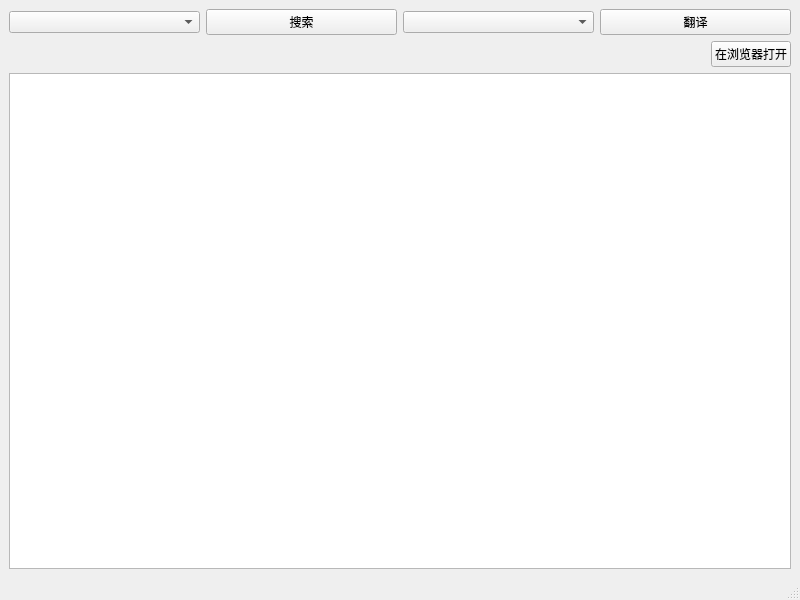
<?xml version="1.0" encoding="UTF-8"?>
<ui version="4.0">
 <class>MainWindow</class>
 <widget class="QMainWindow" name="MainWindow">
  <property name="windowModality">
   <enum>Qt::NonModal</enum>
  </property>
  <property name="geometry">
   <rect>
    <x>0</x>
    <y>0</y>
    <width>800</width>
    <height>600</height>
   </rect>
  </property>
  <property name="minimumSize">
   <size>
    <width>0</width>
    <height>0</height>
   </size>
  </property>
  <property name="windowTitle">
   <string>Information portal</string>
  </property>
  <widget class="QWidget" name="centralwidget">
   <layout class="QVBoxLayout" name="verticalLayout">
    <item>
     <layout class="QHBoxLayout" name="horizontalLayou">
      <item>
       <widget class="QComboBox" name="comboBox_1">
        <property name="layoutDirection">
         <enum>Qt::LeftToRight</enum>
        </property>
       </widget>
      </item>
      <item>
       <widget class="QPushButton" name="pushButton_1">
        <property name="text">
         <string>搜索</string>
        </property>
       </widget>
      </item>
      <item>
       <widget class="QComboBox" name="comboBox_2"/>
      </item>
      <item>
       <widget class="QPushButton" name="pushButton_2">
        <property name="text">
         <string>翻译</string>
        </property>
       </widget>
      </item>
     </layout>
    </item>
    <item>
     <layout class="QHBoxLayout" name="horizontalLayout" stretch="0,0">
      <item>
       <spacer name="horizontalSpacer">
        <property name="orientation">
         <enum>Qt::Horizontal</enum>
        </property>
        <property name="sizeHint" stdset="0">
         <size>
          <width>40</width>
          <height>20</height>
         </size>
        </property>
       </spacer>
      </item>
      <item>
       <widget class="QPushButton" name="pushButton_4">
        <property name="sizePolicy">
         <sizepolicy hsizetype="Fixed" vsizetype="Fixed">
          <horstretch>0</horstretch>
          <verstretch>0</verstretch>
         </sizepolicy>
        </property>
        <property name="layoutDirection">
         <enum>Qt::LeftToRight</enum>
        </property>
        <property name="text">
         <string>在浏览器打开</string>
        </property>
       </widget>
      </item>
     </layout>
    </item>
    <item>
     <widget class="QSplitter" name="splitter">
      <property name="orientation">
       <enum>Qt::Vertical</enum>
      </property>
      <widget class="QTextEdit" name="textEdit">
       <property name="cursor" stdset="0">
        <cursorShape>IBeamCursor</cursorShape>
       </property>
      </widget>
     </widget>
    </item>
   </layout>
  </widget>
  <widget class="QStatusBar" name="statusbar"/>
 </widget>
 <resources/>
 <connections/>
</ui>
